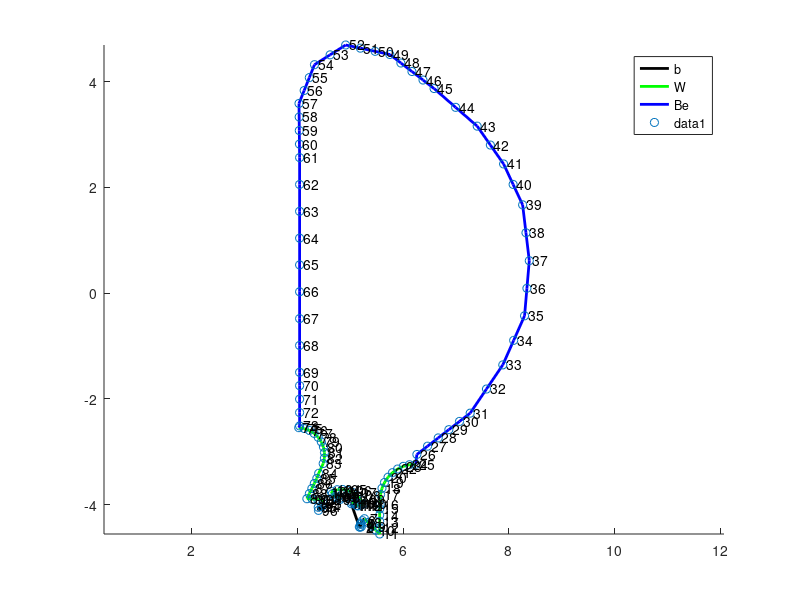

Write the MATLAB code that produced this figure. (Note: this script raises an error after producing the figure.)
clear all
close all
M = csvread('iterGeom.csv');
r = M(:,1);
z = M(:,2);
Z = zeros(1,length(r));
boundaryInd = [1:6,92:97,115:116];
Wind = [7:24,74:91,98:114];
BeInd= [25:73];
Z(boundaryInd) = 0;
Z(Wind) = 74;
Z(BeInd) = 4;

figure(1)
hold on
for i=1:length(boundaryInd)
    ind=boundaryInd(i);
    indPlus1 = ind+1;
    if indPlus1 > length(r)
        indPlus1=1;
    end
    p1=plot([r(ind),r(indPlus1)],[z(ind),z(indPlus1)],'k','lineWidth',2,'DisplayName','b')
end
for i=1:length(Wind)
    ind=Wind(i);
    indPlus1 = ind+1;
    if indPlus1 > length(r)
        indPlus1=1;
    end
    p2=plot([r(ind),r(indPlus1)],[z(ind),z(indPlus1)],'g','lineWidth',2,'DisplayName','W')
end
for i=1:length(BeInd)
    ind=BeInd(i);
    indPlus1 = ind+1;
    if indPlus1 > length(r)
        indPlus1=1;
    end
    p3=plot([r(ind),r(indPlus1)],[z(ind),z(indPlus1)],'b','lineWidth',2,'DisplayName','Be')
end
legend([p1;p2;p3])
axis equal
scatter(r,z)
a = [1:length(r)]'; b = num2str(a); c = cellstr(b);
dx = 0.01; dy = 0.01; % displacement so the text does not overlay the data points
text(r+dx, z+dy, c);

surface = ones(1,length(Z));
% surface(find(Z>0))=1;

lines = GITR_LinesFromPoints(r,z, 'closed');
% Z = ones(1,length(r))*6.0;
GITR_writeGeomCFG_fromLines(lines,surface,'iterGeom2D.cfg',Z,0,0,0)